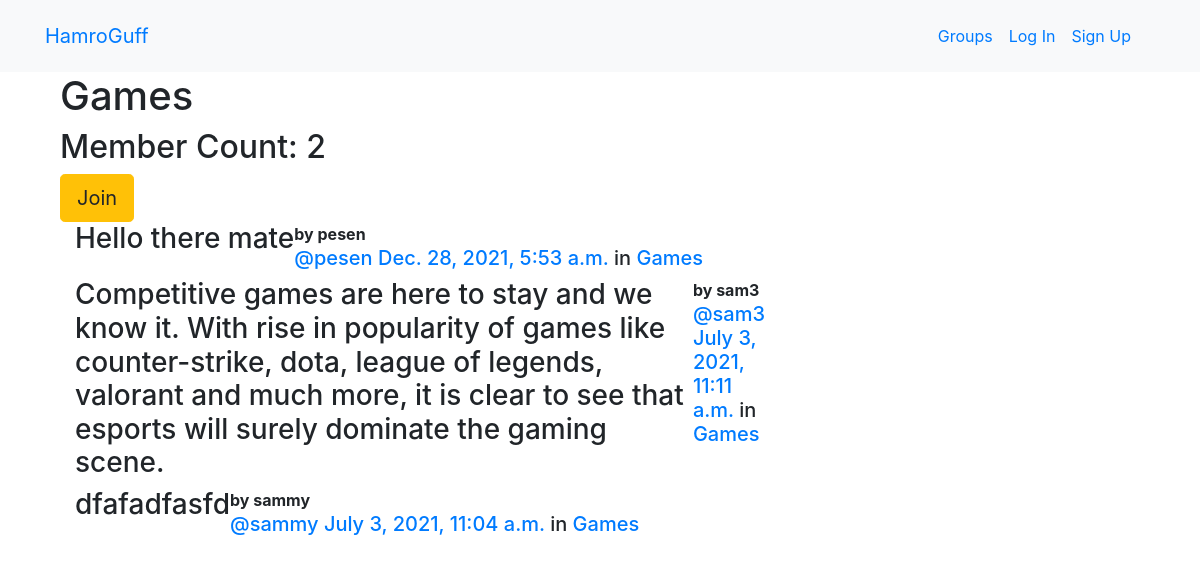
/groups/posts/games/, run on the app's committed database.
### groups/models.py (models this page shows, shortened)
class Group(models.Model):
    name=models.CharField(max_length=255,unique=True)
    slug=models.SlugField(allow_unicode=True,unique=True)
    description=models.TextField(blank=True,default='')
    description_html=models.TextField(editable=False,blank=True,default='')
    members=models.ManyToManyField(User,through='GroupMember')
    class Meta:
        ordering=['name']

### posts/models.py (models this page shows, shortened)
class Post(models.Model):
    user=models.ForeignKey(User,on_delete=models.CASCADE,related_name='posts')
    created_at=models.DateTimeField(auto_now=True)
    message=models.TextField()
    group=models.ForeignKey(Group,on_delete=models.CASCADE,related_name='posts',null=True,blank=True)
    class Meta:
        ordering = ['-created_at']
        unique_together = ['user', 'message']

### groups/views.py (the view)
# urls.py: path('posts/<slug:slug>/',views.SingleGroup.as_view(),name='single'),
class SingleGroup(generic.DetailView):
    model=Group

### groups/templates/groups/group_detail.html (shortened to what this page needs)
{% extends 'groups/group_base.html' %}
{% block pregroup %}
<h1>{{group.name}}</h1>
<h2>Member Count: {{ group.members.count }}</h2>
<div class="content">
    {% if user in group.members.all %}
        <a class="btn btn-lg btn-fill btn-warning" href="{% url 'groups:leave' slug=group.slug %}">
            <span class="glyphicon glyphicon-remove-circle"></span>Leave</a>
    {% else %}
        <a class="btn btn-lg btn-fill btn-warning" href="{% url 'groups:join' slug=group.slug %}">
            Join</a>
    {% endif %}
</div>
{% endblock %}
{% block group_content %}
<div class="col-md-8">
    {% if group.posts.count == 0 %}
        <h2>No Posts in this Group yet!</h2>
    {% else %}
        {% for post in group.posts.all %}
            {% include 'posts/_post.html' %}
        {% endfor %}
    {% endif %}
</div>
{% endblock %}

### groups/templates/groups/group_base.html (shortened to what this page needs)
{% extends 'base.html' %}
{% block content %}
<div class="container">
        {% block pregroup %}{% endblock %}
        {% block group_content %}{% endblock %}
</div>
{% endblock %}

### templates/base.html (shortened to what this page needs)
<!DOCTYPE html>
{% load static %}
<html lang="en" dir="ltr">
  <head>
    <link rel="stylesheet" href="https://maxcdn.bootstrapcdn.com/bootstrap/4.0.0/css/bootstrap.min.css">
    <link rel="stylesheet" href="{% static 'css/master.css' %}">
  </head>
  <body>
    <nav class="navbar navbar-expand-sm bg-light" role="navigation" id="navbar">
      <div class="container">
        <a class='navbar-brand mynav' href="{%url 'Home' %}">HamroGuff</a>
        <nav class='navbar navbar-expand-sm bg-light'>
        <ul class="navbar-nav">
          {% if user.is_authenticated %}
             <li class='nav-item'><a class='nav-link' href="{%url 'posts:create'%}">Post</a></li>
             <li class='nav-item'><a class='nav-link' href="{%url 'groups:all'%}">Groups</a></li>
             <li class='nav-item'><a class='nav-link' href="{%url 'groups:create'%}">Create Groups</a></li>
             <li class='nav-item'><a class='nav-link' href="{%url 'accounts:logout' %}">Log Out</a></li>
           {%else%}
             <li class='nav-item'><a class='nav-link' href="{%url 'groups:all'%}">Groups</a></li>
             <li class='nav-item'><a class='nav-link' href="{%url 'accounts:login'%}">Log In</a></li>
             <li class='nav-item'><a class='nav-link' href="{%url 'accounts:signup'%}">Sign Up</a></li>
           {%endif%}
        </ul>
      </nav>
      </div>
    </nav>
    <div class="container">
      {%block content%}
      {%endblock%}
    </div>
  </body>
</html>

### posts/templates/posts/_post.html (shortened to what this page needs)
<!DOCTYPE html>
<div class="post media">
	<h3>{{ post.message|safe }}</h3>
	<div class="media-body">
		<strong>by {{ post.user.username }}</strong>
		<h5 class="media-heading">
			<span class="username"><a href="{% url 'posts:for_user' username=post.user.username %}">@{{ post.user.username }}</a></span>
			<time class="time">
                <a href="{% url 'posts:single' username=post.user.username pk=post.pk %}">{{ post.created_at }}</a>
            </time>
			{% if post.group %}
			<span class="group-name">in <a href="#">{{ post.group.name }}</a></span>
			{% endif %}
		</h5>
	</div>
</div>

### data on the page
Group: name "Games", members.count "2"
Post: message "Hello there mate", user.username "pesen", created_at "Dec. 28, 2021, 5:53 a.m.", group.name "Games"
Post: message "Competitive games are here to stay and we know it. With rise in popularity of games like counter-strike, dota, league of legends, valorant and much more, it is clear to see that esports will surely dominate the gaming scene.", user.username "sam3", created_at "July 3, 2021, 11:11 a.m.", group.name "Games"
Post: message "dfafadfasfd", user.username "sammy", created_at "July 3, 2021, 11:04 a.m.", group.name "Games"
